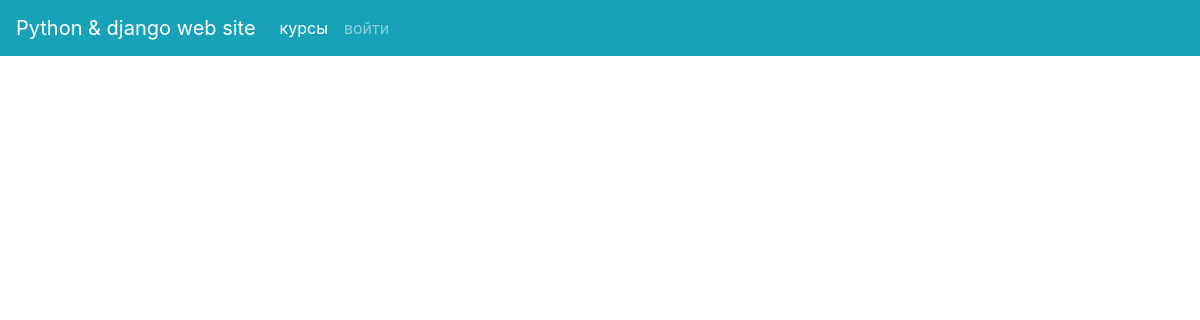
/registration/list/, run on an earlier commit of the app's database.
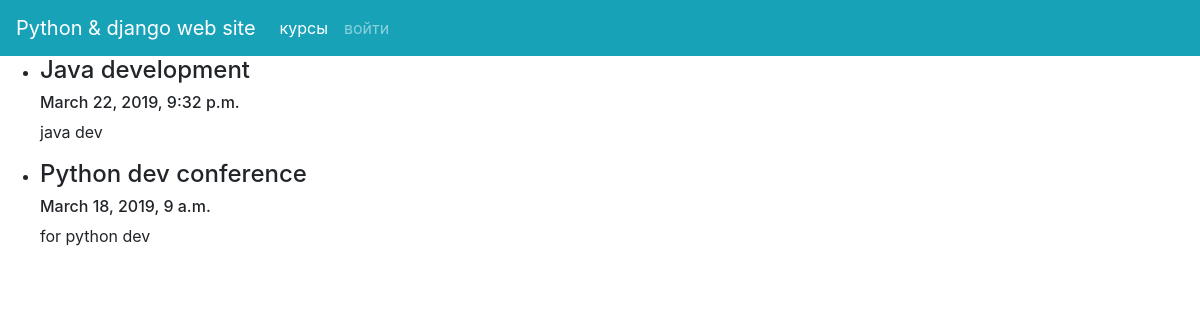
And on a later commit of the database.
### registration/models.py (models this page shows)
class MasterClass(models.Model):
    name = models.CharField(max_length=100)
    description = models.CharField(max_length=300)
    date_start = models.DateTimeField(default=django.utils.timezone.now)
    subject = models.Case()
    date_end = models.DateTimeField(default=django.utils.timezone.now)

### registration/views.py (the view)
def MKList(req):
    master_classes_list = MasterClass.objects.all()
    context = RequestContext = {'master_classes_list' : master_classes_list}
    return render(req, 'registration/list.html', context)

### registration/templates/registration/list.html
{% extends "registration/index.html" %}
{% block content %}
<ul>
    {% for mk in master_classes_list %}
        <li>
            <div class="">
                <h4>{{mk.name}}</h4>
                <h6>{{mk.date_start}}</h6>
                <div class="description">
                    <p>{{mk.description}}</p>
                </div>
            </div>
        </li>
    {% endfor %}
</ul>
{% endblock %}

### registration/templates/registration/index.html (shortened to what this page needs)
{% extends "registration/base.html" %}

### registration/templates/registration/base.html (shortened to what this page needs)
<!DOCTYPE html>
<html>
	<head>
		<link rel="stylesheet" href="https://stackpath.bootstrapcdn.com/bootstrap/4.3.1/css/bootstrap.min.css">
	</head>
	<body>
		<header>
		</header>
		<div id="content">
			{% block content %}{% endblock %}
		</div>
</body>
</html>

### registration/templates/registration/header.html (shortened to what this page needs)
{% block header %}
    <nav class="navbar navbar-expand-lg navbar-dark bg-info">
      <a class="navbar-brand" href="/registration/">Python & django web site</a>
      <div class="collapse navbar-collapse" id="navbar">
          <ul class="navbar-nav mr-auto">
              <li class="nav-item active">
                  <a class="nav-link" href="/registration/list">курсы</a>
              </li>
              <li class="nav-item">
                  <a class="nav-link" href="/registration/landing/">войти</a>
              </li>
          </ul>
      </div>
    </nav>
{% endblock %}

What changed in the data, as far as the page shows it:
added MasterClass: name "Java development", date_start "March 22, 2019, 9:32 p.m.", description "java dev"
added MasterClass: name "Python dev conference", date_start "March 18, 2019, 9 a.m.", description "for python dev"
